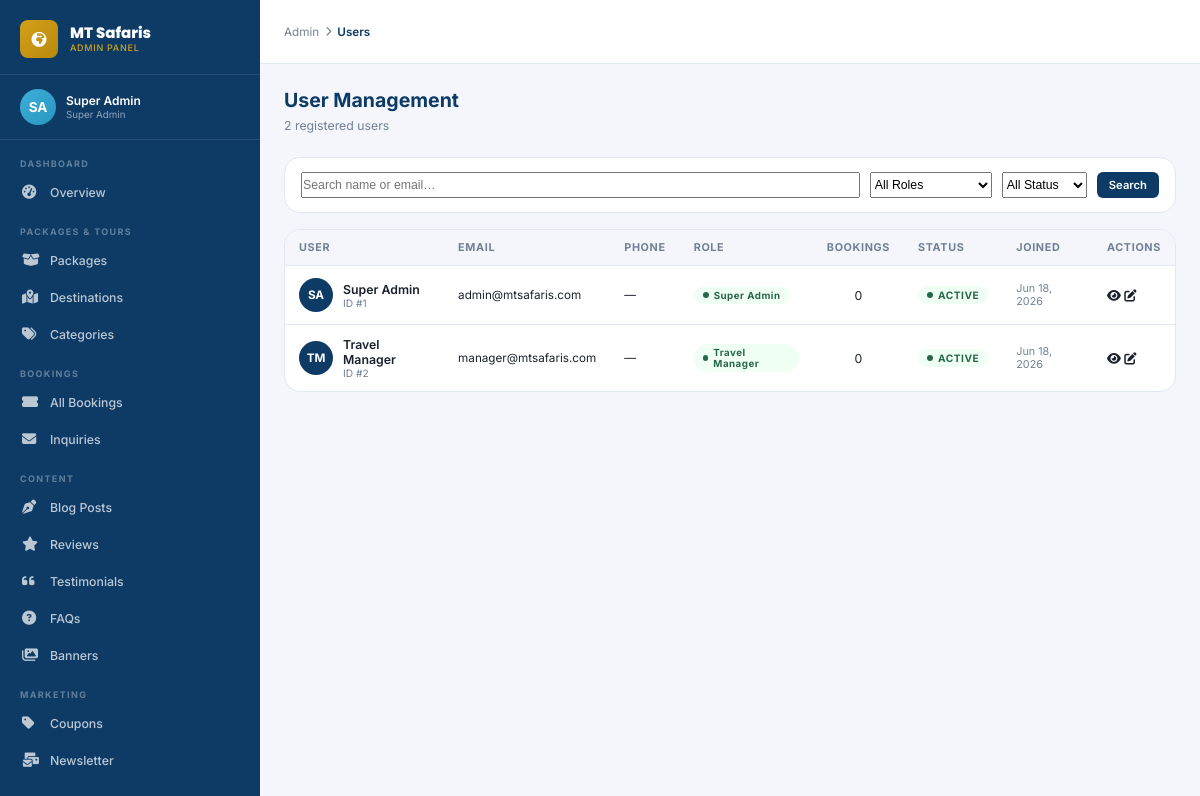
The page /admin/users.php (signed in) on the database its author committed.
### tables this page shows
CREATE TABLE `users` (
  `id`              INT UNSIGNED AUTO_INCREMENT PRIMARY KEY,
  `uuid`            CHAR(36) NOT NULL UNIQUE DEFAULT (UUID()),
  `first_name`      VARCHAR(100) NOT NULL,
  `last_name`       VARCHAR(100) NOT NULL,
  `email`           VARCHAR(191) NOT NULL UNIQUE,
  `phone`           VARCHAR(30),
  `password_hash`   VARCHAR(255) NOT NULL,
  `role`            ENUM('super_admin','travel_manager','booking_officer','content_editor','finance','customer_support','customer') NOT NULL DEFAULT 'customer',
  `status`          ENUM('active','inactive','suspended','pending') NOT NULL DEFAULT 'pending',
  `avatar`          VARCHAR(500),
  `email_verified`  TINYINT(1) NOT NULL DEFAULT 0,
  `email_verify_token` VARCHAR(100),
  `two_fa_enabled`  TINYINT(1) NOT NULL DEFAULT 0,
  `two_fa_secret`   VARCHAR(100),
  `remember_token`  VARCHAR(100),
  `last_login_at`   DATETIME,
  `last_login_ip`   VARCHAR(50),
  `created_at`      DATETIME NOT NULL DEFAULT CURRENT_TIMESTAMP,
  `updated_at`      DATETIME NOT NULL DEFAULT CURRENT_TIMESTAMP ON UPDATE CURRENT_TIMESTAMP,
  INDEX `idx_email`  (`email`),
  INDEX `idx_role`   (`role`),
  INDEX `idx_status` (`status`)
);

### includes/functions.php (called while the page is built, shortened)
<?php
require_once __DIR__ . '/db.php';
function h(string $str): string {
    return htmlspecialchars($str, ENT_QUOTES | ENT_HTML5, 'UTF-8');
}
function formatDate(string $date, string $format = 'M j, Y'): string {
    return (new DateTime($date))->format($format);
}
function url(string $path = ''): string {
    return APP_URL . '/' . ltrim($path, '/');
}
function isActive(string $page): string {
    return (basename($_SERVER['PHP_SELF']) === $page) ? 'active' : '';
}

### includes/db.php (called while the page is built, shortened)
<?php
class DB {
    private static ?PDO $instance = null;
    public static function conn(): PDO {
        if (self::$instance === null) {
            $dsn = sprintf('mysql:host=%s;port=%s;dbname=%s;charset=%s',
                DB_HOST, DB_PORT, DB_NAME, DB_CHARSET);
            $options = [
                PDO::ATTR_ERRMODE            => PDO::ERRMODE_EXCEPTION,
                PDO::ATTR_DEFAULT_FETCH_MODE => PDO::FETCH_ASSOC,
                PDO::ATTR_EMULATE_PREPARES   => false,
                PDO::MYSQL_ATTR_INIT_COMMAND => "SET NAMES " . DB_CHARSET . " COLLATE utf8mb4_unicode_ci",
            ];
            self::$instance = new PDO($dsn, DB_USER, DB_PASS, $options);
        }
        return self::$instance;
    }
    public static function query(string $sql, array $params = []): PDOStatement {
        $stmt = self::conn()->prepare($sql);
        $stmt->execute($params);
        return $stmt;
    }
    public static function row(string $sql, array $params = []): ?array {
        $result = self::query($sql, $params)->fetch();
        return $result ?: null;
    }
    public static function rows(string $sql, array $params = []): array {
        return self::query($sql, $params)->fetchAll();
    }
    public static function value(string $sql, array $params = []): mixed {
        return self::query($sql, $params)->fetchColumn();
    }
    public static function paginate(string $sql, array $params, int $page, int $perPage): array {
        $countSql = "SELECT COUNT(*) FROM ($sql) AS _count";
        $total    = (int) self::value($countSql, $params);
        $pages    = (int) ceil($total / $perPage);
        $offset   = ($page - 1) * $perPage;
        $rows     = self::rows("$sql LIMIT $perPage OFFSET $offset", $params);
        return compact('rows', 'total', 'pages', 'page', 'perPage');
    }
}

### includes/auth.php (called while the page is built, shortened)
<?php
require_once __DIR__ . '/db.php';
require_once __DIR__ . '/functions.php';
function currentUser(): ?array {
    static $user = null;
    if ($user === null) {
        $user = DB::row("SELECT id, uuid, first_name, last_name, email, phone, role, status, avatar
                         FROM users WHERE id = ? AND status = 'active'", [$_SESSION['user_id']]);
    }
    return $user;
}
function isLoggedIn(): bool {
    return currentUser() !== null;
}
function isAdmin(): bool {
    $user = currentUser();
    return $user && in_array($user['role'], ADMIN_ROLES);
}
function isRole(string|array $roles): bool {
    $user = currentUser();
    $roles = (array) $roles;
    return in_array($user['role'], $roles);
}
function checkRememberToken(): void {
    if (isLoggedIn() || !isset($_COOKIE['remember_token'])) return;
}
checkRememberToken();

### admin/users.php (the view, shortened to what this page needs)
<?php
require_once dirname(__DIR__) . '/includes/auth.php';
require_once dirname(__DIR__) . '/includes/functions.php';
$search = trim($_GET['search'] ?? '');
$page   = max(1, (int)($_GET['page'] ?? 1));
$where  = ['1=1'];
$params = [];
$sql    = "SELECT u.*, (SELECT COUNT(*) FROM bookings b WHERE b.user_id=u.id) AS booking_count
           FROM users u WHERE " . implode(' AND ', $where) . " ORDER BY u.created_at DESC";
$result = DB::paginate($sql, $params, $page, ADMIN_PER_PAGE);
$users  = $result['rows'];
?>
<!DOCTYPE html>
<html lang="en">
<head>
  <link rel="stylesheet" href="https://cdnjs.cloudflare.com/ajax/libs/font-awesome/6.5.1/css/all.min.css">
  <link rel="stylesheet" href="<?= url('assets/css/admin.css') ?>">
</head>
<body>
<?php require_once 'includes/sidebar.php'; ?>
<div class="admin-main">
  <header class="admin-header">
    <div class="admin-header-left">
      <div class="breadcrumb-admin">Admin <i class="fas fa-chevron-right" style="font-size:.65rem"></i> <span>Users</span></div>
    </div>
  </header>
  <div class="admin-content">
    <div class="admin-page-title">User Management</div>
    <div class="admin-page-sub"><?= $result['total'] ?> registered users</div>
    <div class="admin-card" style="margin-bottom:16px">
      <div class="admin-card-body" style="padding:14px 16px">
        <form method="GET" style="display:flex;gap:10px;flex-wrap:wrap">
          <input type="text" name="search" value="<?= h($search) ?>" placeholder="Search name or email…" class="form-control" style="flex:1;font-size:.82rem;min-width:180px">
          <select name="role" class="form-control" style="width:auto;font-size:.82rem">
            <option value="">All Roles</option>
          </select>
          <select name="status" class="form-control" style="width:auto;font-size:.82rem">
            <option value="">All Status</option>
          </select>
          <button type="submit" class="btn-admin btn-admin-primary btn-admin-sm">Search</button>
        </form>
      </div>
    </div>
    <div class="admin-card">
      <div class="admin-table-wrap">
        <table class="admin-table">
          <thead>
            <tr><th>User</th><th>Email</th><th>Phone</th><th>Role</th><th>Bookings</th><th>Status</th><th>Joined</th><th>Actions</th></tr>
          </thead>
          <tbody>
            <?php foreach ($users as $u): ?>
            <tr>
              <td>
                <div style="display:flex;align-items:center;gap:10px">
                  <div style="width:34px;height:34px;border-radius:50%;background:var(--clr-primary);display:flex;align-items:center;justify-content:center;color:#fff;font-size:.78rem;font-weight:700;flex-shrink:0">
                    <?= strtoupper(substr($u['first_name'],0,1).substr($u['last_name'],0,1)) ?>
                  </div>
                  <div>
                    <p style="font-size:.82rem;font-weight:600"><?= h($u['first_name'].' '.$u['last_name']) ?></p>
                    <p style="font-size:.68rem;color:var(--clr-muted)">ID #<?= $u['id'] ?></p>
                  </div>
                </div>
              </td>
              <td style="font-size:.78rem"><?= h($u['email']) ?></td>
              <td style="font-size:.78rem"><?= h($u['phone'] ?? '—') ?></td>
              <td><span class="status-badge sb-active" style="text-transform:capitalize;font-size:.65rem"><?= h(ROLES[$u['role']]??$u['role']) ?></span></td>
              <td style="text-align:center;font-size:.82rem"><?= $u['booking_count'] ?></td>
              <td><span class="status-badge <?= $u['status']==='active'?'sb-active':'sb-inactive' ?>"><?= ucfirst($u['status']) ?></span></td>
              <td style="font-size:.72rem;color:var(--clr-muted)"><?= formatDate($u['created_at'],'M j, Y') ?></td>
              <td>
                <div class="table-actions">
                  <a href="<?= url('admin/user-view.php?id='.$u['id']) ?>" class="action-btn view"><i class="fas fa-eye"></i></a>
                  <a href="<?= url('admin/user-edit.php?id='.$u['id']) ?>" class="action-btn edit"><i class="fas fa-edit"></i></a>
                </div>
              </td>
            </tr>
            <?php endforeach; ?>
          </tbody>
        </table>
      </div>
    </div>
  </div>
</div>
</body>
</html>

### admin/includes/sidebar.php (shortened to what this page needs)
<?php $adminUser = currentUser(); ?>
<aside class="admin-sidebar" id="adminSidebar">
  <div class="sidebar-brand">
    <div class="sidebar-brand-icon"><i class="fas fa-globe-africa"></i></div>
    <div>
      <div class="sidebar-brand-text">MT Safaris</div>
      <span class="sidebar-brand-sub">Admin Panel</span>
    </div>
  </div>
  <div class="sidebar-user">
    <div class="sidebar-user-avatar"><?= strtoupper(substr($adminUser['first_name'],0,1).substr($adminUser['last_name'],0,1)) ?></div>
    <div>
      <div class="sidebar-user-name"><?= h($adminUser['first_name'].' '.$adminUser['last_name']) ?></div>
      <div class="sidebar-user-role"><?= h(ROLES[$adminUser['role']]??$adminUser['role']) ?></div>
    </div>
  </div>
  <nav class="sidebar-nav">
    <div class="nav-section">Dashboard</div>
    <a href="<?= url('admin/') ?>" <?= basename($_SERVER['PHP_SELF'])==='index.php'&&dirname($_SERVER['PHP_SELF'])==='/admin'?'class="active"':'' ?>>
      <i class="fas fa-tachometer-alt"></i> Overview
    </a>
    <div class="nav-section">Packages & Tours</div>
    <a href="<?= url('admin/packages.php') ?>" <?= isActive('packages.php') === 'active' ? 'class="active"' : '' ?>>
      <i class="fas fa-box-open"></i> Packages
    </a>
    <a href="<?= url('admin/destinations.php') ?>" <?= isActive('destinations.php') === 'active' ? 'class="active"' : '' ?>>
      <i class="fas fa-map-marked-alt"></i> Destinations
    </a>
    <a href="<?= url('admin/categories.php') ?>" <?= isActive('categories.php') === 'active' ? 'class="active"' : '' ?>>
      <i class="fas fa-tags"></i> Categories
    </a>
    <div class="nav-section">Bookings</div>
    <a href="<?= url('admin/bookings.php') ?>" <?= isActive('bookings.php') === 'active' ? 'class="active"' : '' ?>>
      <i class="fas fa-ticket-alt"></i> All Bookings
    </a>
    <a href="<?= url('admin/inquiries.php') ?>" <?= isActive('inquiries.php') === 'active' ? 'class="active"' : '' ?>>
      <i class="fas fa-envelope"></i> Inquiries
    </a>
    <div class="nav-section">Content</div>
    <a href="<?= url('admin/blog.php') ?>" <?= isActive('blog.php') === 'active' ? 'class="active"' : '' ?>>
      <i class="fas fa-pen-nib"></i> Blog Posts
    </a>
    <a href="<?= url('admin/reviews.php') ?>" <?= isActive('reviews.php') === 'active' ? 'class="active"' : '' ?>>
      <i class="fas fa-star"></i> Reviews
    </a>
    <a href="<?= url('admin/testimonials.php') ?>" <?= isActive('testimonials.php') === 'active' ? 'class="active"' : '' ?>>
      <i class="fas fa-quote-left"></i> Testimonials
    </a>
    <a href="<?= url('admin/faqs.php') ?>" <?= isActive('faqs.php') === 'active' ? 'class="active"' : '' ?>>
      <i class="fas fa-question-circle"></i> FAQs
    </a>
    <a href="<?= url('admin/banners.php') ?>" <?= isActive('banners.php') === 'active' ? 'class="active"' : '' ?>>
      <i class="fas fa-images"></i> Banners
    </a>
    <div class="nav-section">Marketing</div>
    <a href="<?= url('admin/coupons.php') ?>" <?= isActive('coupons.php') === 'active' ? 'class="active"' : '' ?>>
      <i class="fas fa-tag"></i> Coupons
    </a>
    <a href="<?= url('admin/newsletter.php') ?>" <?= isActive('newsletter.php') === 'active' ? 'class="active"' : '' ?>>
      <i class="fas fa-mail-bulk"></i> Newsletter
    </a>
    <div class="nav-section">Users</div>
  </nav>
</aside>

### rows shown on the page
users: first_name+last_name "SA", first_name+last_name "Super Admin", role "Super Admin", id "1", email "admin@mtsafaris.com", phone "—", booking_count "0", status "ACTIVE", created_at "Jun 18, 2026"
users: id "2", first_name+last_name "TM", first_name+last_name "Travel Manager", email "manager@mtsafaris.com", phone "—", role "Travel Manager", booking_count "0", status "ACTIVE", created_at "Jun 18, 2026"
